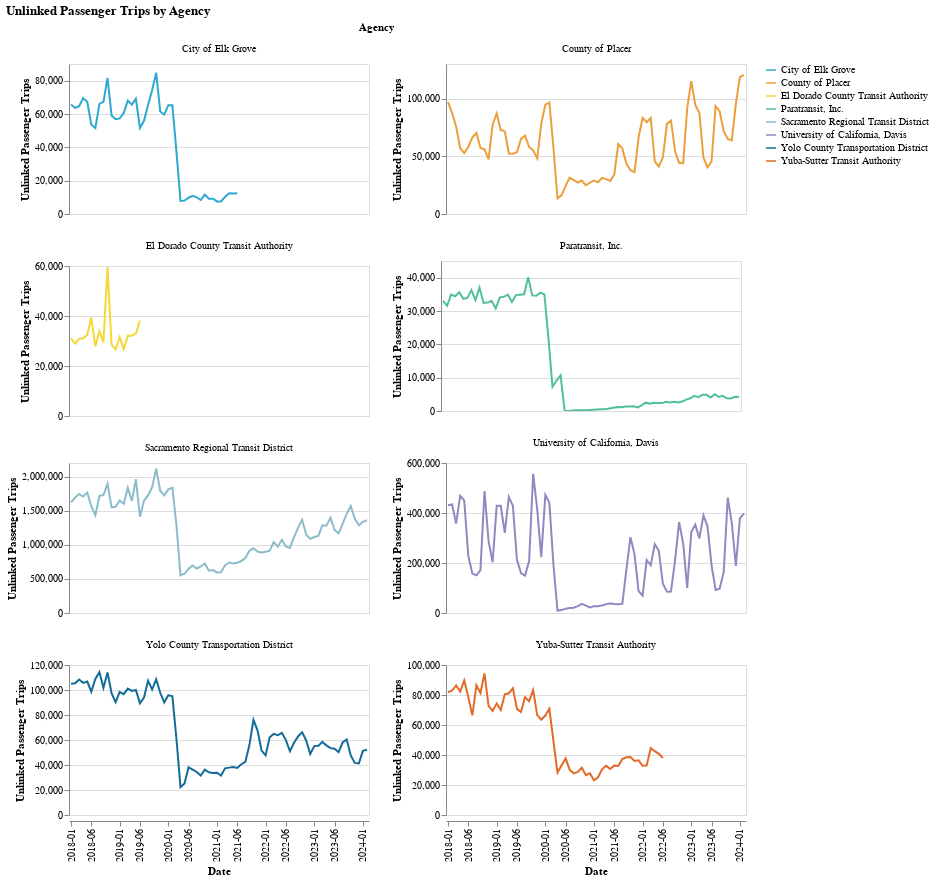

Source (notebook cell):
### Markdown cell above
### Transit Agency

### Code cell
make_line_chart(by_agency_long, y_col = "upt", color_col = "Agency")

### Figure 1 — Vega-Lite specification as saved in the notebook (floating-point values rounded to 4 significant figures; data arrays with more than 128 entries replaced by an {"elided": "..."} marker saying what was removed)
{"config": {"view": {"continuousWidth": 300, "continuousHeight": 300}}, "data": {"name": "data-6b30fdecfae071a55dd1c4908aef6387"}, "facet": {"field": "Agency", "type": "nominal"}, "spec": {"mark": {"type": "line"}, "encoding": {"color": {"field": "Agency", "scale": {"range": ["#2EA8CE", "#EB9F3C", "#F4D837", "#51BF9D", "#8CBCCB", "#9487C0", "#136C97", "#E16B26", "#F6BF16", "#00896B", "#7790A3", "#5B559C"]}, "title": "", "type": "nominal"}, "tooltip": [{"field": "year_month", "type": "nominal"}, {"field": "upt", "type": "quantitative"}, {"field": "Agency", "type": "nominal"}, {"field": "RTPA", "type": "nominal"}], "x": {"axis": {"values": ["2018-01", "2018-06", "2019-01", "2019-06", "2020-01", "2020-06", "2021-01", "2021-06", "2022-01", "2022-06", "2023-01", "2023-06", "2024-01"]}, "field": "year_month", "title": "Date", "type": "ordinal"}, "y": {"field": "upt", "title": "Unlinked Passenger Trips", "type": "quantitative"}}, "height": 150, "name": "view_13", "width": 300}, "columns": 2, "params": [{"name": "param_13", "select": {"type": "interval", "encodings": ["x", "y"]}, "bind": "scales", "views": ["view_13"]}], "resolve": {"scale": {"y": "independent"}}, "title": "Unlinked Passenger Trips by Agency", "$schema": "https://vega.github.io/schema/vega-lite/v5.14.1.json", "datasets": {"data-6b30fdecfae071a55dd1c4908aef6387": {"elided": "484 records"}}}
